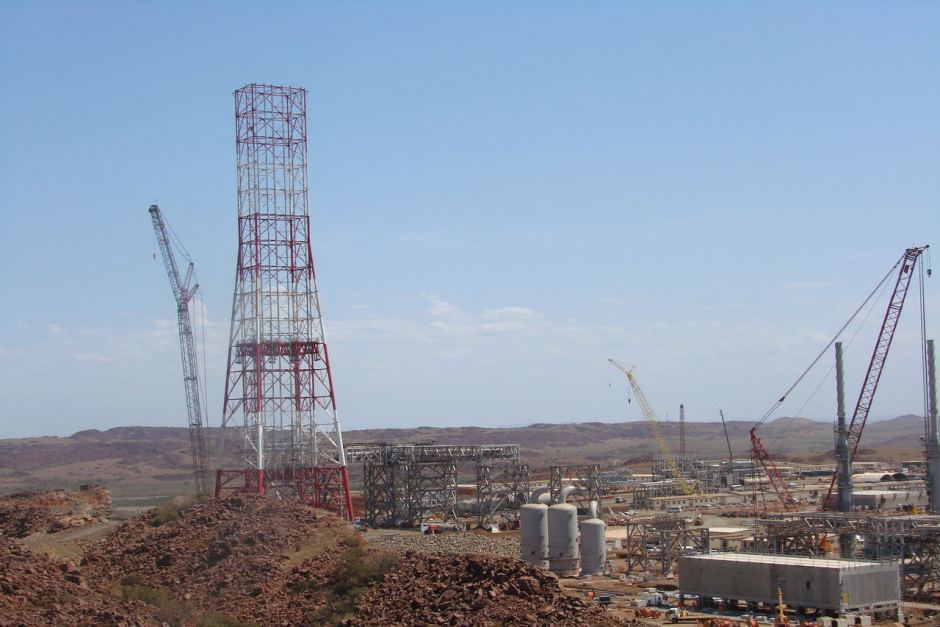
#> input picture Images/FlareTower3.jpg, 940 x 627 px; its folder holds 4 pictures in this run
$ jupyter execute --allow-errors 'Image Analysis.ipynb'   (shell and % lines are left out)
#> lines starting #> are read from the running program, lines starting #| are printed output that depends on the picture
# Analysis of Straight Line Structures

How can we extract the straight lines from structures? This notebooks explores some of the techniques used to accomplish this task.

[cell 1]
import cv2
import os
import IPython.display as dis
import matplotlib.pyplot as plt
import math

## Display images

[cell 2]
image_folder = "Images"

[cell 3]
images = [image for image in os.listdir(image_folder) if os.path.splitext(image)[-1].lower() == ".jpg"]

[cell 4]
images

[cell 5]
for image in images:
    dis.display(image)
    dis.display(dis.Image(os.path.join(image_folder, image)))

## Choose an image and transform it

The HoughLines transformation requires a black and white image. Therefore, we should read in an image and convert.

[cell 6]
image_path = os.path.join(image_folder, images[2])
image_array_colour = cv2.imread(image_path)
#> image_array_colour is the input picture: shape (627, 940, 3); mean B, G, R 170.7, 152.5, 140
image_array_grayscale = cv2.cvtColor(image_array_colour, cv2.COLOR_BGR2GRAY)
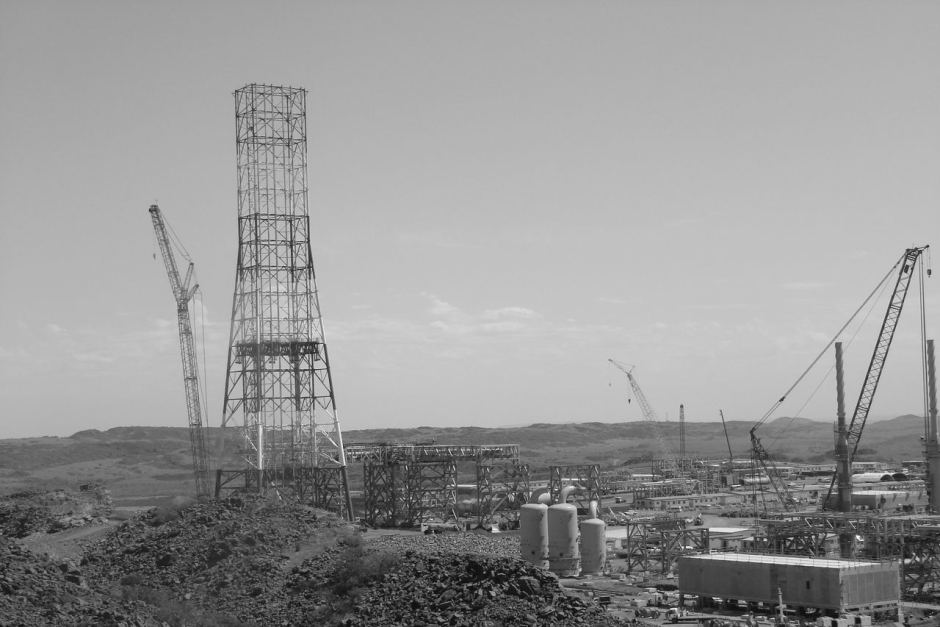
#> image_array_grayscale: shape (627, 940); min 3, max 254, mean 150.8

[cell 7]
plt.imshow(image_array_grayscale, cmap=plt.get_cmap("gray"))
#> (this line was passed over: IPython is not available in this run)
